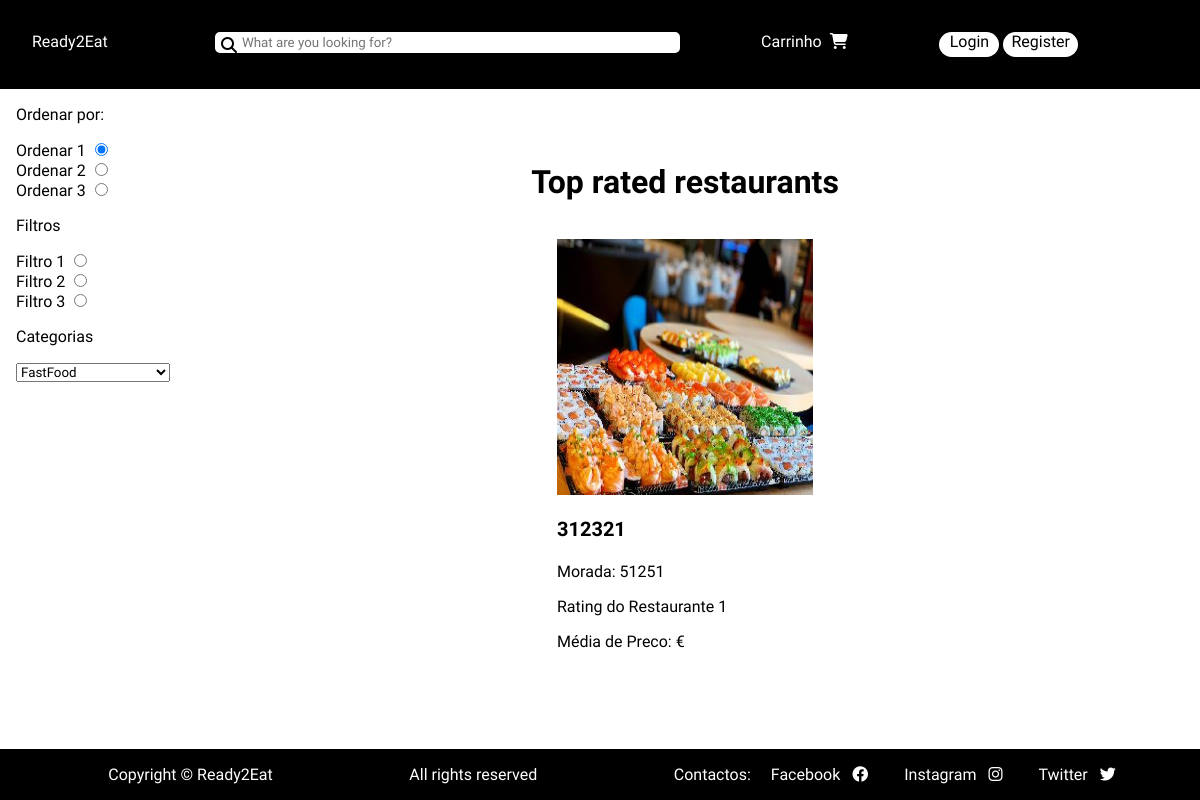
Before: / with the older database file.
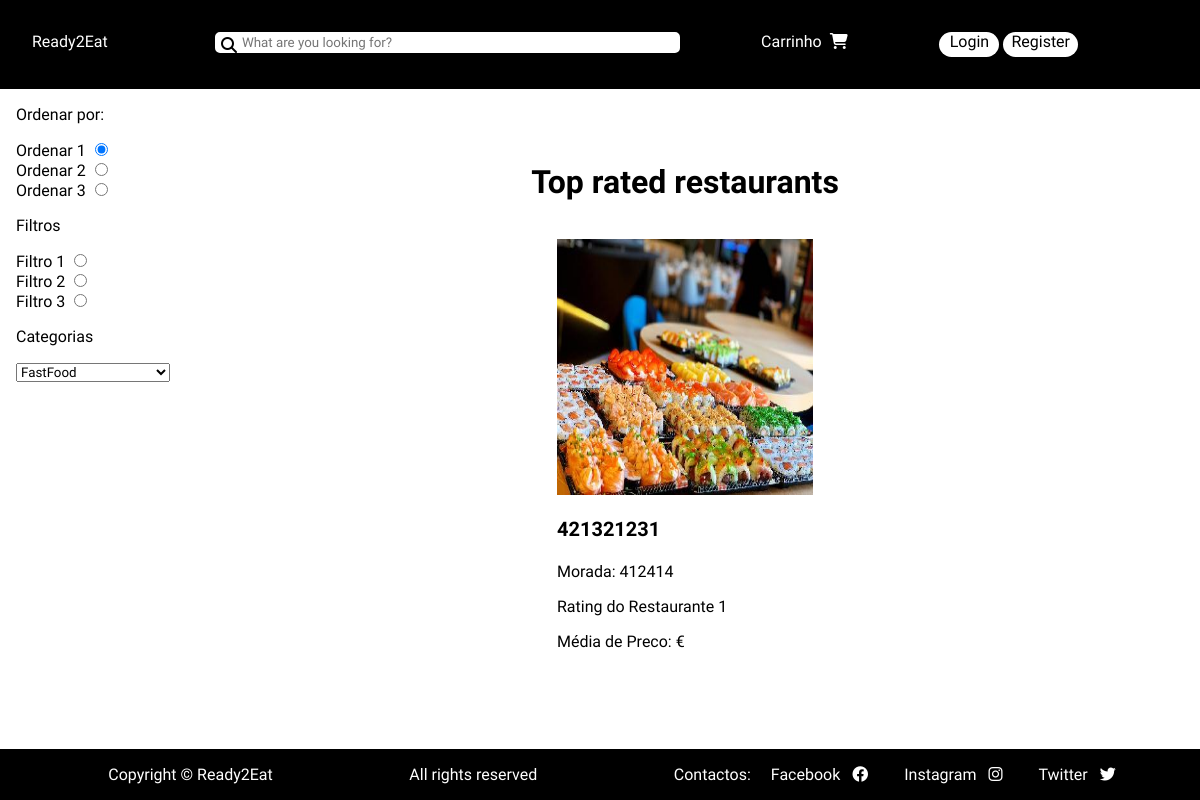
After: the same page with the newer database file.
### tables this page shows
CREATE TABLE Restaurant(
    IdRestaurant INTEGER PRIMARY KEY,
    IdOwner INTEGER,
    IdCategory INTEGER,
    name text not null,
    address text not null,
    avg_review INTEGER,
    CONSTRAINT IdRestaurantOwnerForeignKey FOREIGN KEY (IdOwner) REFERENCES Owner,
    CONSTRAINT IdCategoryForeignKey FOREIGN KEY (IdCategory) REFERENCES Category,
    check(avg_review >= 0 & avg_review <= 5)
);

### utils/session.php (called while the page is built, shortened)
<?php
class Session{
    public function isLoggedIn() : bool{
        return isset($_SESSION['id']);
    }
}
?>

### db/restaurantclass.php (called while the page is built, shortened)
<?php
    class Restaurant{
        static function getAllRestaurants(PDO $db){
            $stmt = $db->prepare('Select * From Restaurant');
            $stmt->execute();
            return $stmt->fetchAll();
        }
    }
?>

### db/categoryclass.php (called while the page is built, shortened)
<?php
    class Category
    {
        static function getAllCategories(PDO $db){
            $stmt = $db->prepare("Select * FROM Category");
            $stmt->execute();
            return $stmt->fetchAll();
        }
    }
?>

### template/mainpagecontent.php (the view, shortened to what this page needs)
<?php
    require_once(__DIR__ . '/../db/categoryclass.php');
function output_main_content(PDO $db, $restaurants, $categories){ ?>
<h1>Top rated restaurants</h1>
    <section id="toprated">
    <?php foreach($restaurants as $restaurant){ ?>
        <article>
            <img src="images/thumbs_medium/restaurant_<?=$restaurant['IdRestaurant']?>.jpg" alt="restaurant profile picture">
            <h2><a href=""><?=$restaurant['name']?></a></h2>
            <p>Morada: <?=$restaurant['address']?></p>
            <p>Rating do Restaurante 1</p>
            <p>Média de Preco: <span>€</span></p>
        </article>
    <?php  } ?>
    </section>
    <aside>
        <section id="orderby">
            <p>Ordenar por:</p>
            <label for="">Ordenar 1
                <input type="radio" name="orderby" checked>
            </label>
            <label for="">Ordenar 2
                <input type="radio" name="orderby">
            </label>
            <label for="">Ordenar 3
                <input type="radio" name="orderby">
            </label>
        </section>
        <section id="filters">
            <p>Filtros</p>
            <label for="">Filtro 1
                <input type="radio" name="filter">
            </label>
            <label for="">Filtro 2
                <input type="radio" name="filter">
            </label>
            <label for="">Filtro 3
                <input type="radio" name="filter">
            </label>
        </section>
        <p>Categorias</p>
        <select>
            <?php
            foreach($categories as $category){ ?>
                <option value="<?=$category['id']?>"><?=$category['CategoryTitle']?></option>
            <?php } ?>
        </select >
    </aside>
<?php } ?>

### index.php
<?php
    require_once ('template/common.php');
    require_once ('template/mainpagecontent.php');
    require_once ('template/modalregisterloginforms.php');
    require_once('utils/session.php');
    require_once('db/connectiondb.php');
    require_once('db/categoryclass.php');
    require_once('db/restaurantclass.php');
    $db = getDatabaseConnection();
    $session = new Session();
    $categories = Category::getAllCategories($db);
    $restaurants = Restaurant::getAllRestaurants($db);
    if($session->isLoggedIn())
        output_header_loggedin($session->getName());
    else
        output_header_notloggedin();
    output_message($session);
    output_main_content($db, $restaurants, $categories);
    output_footer();
    output_modal_register_login_forms();
    echo '</body></html>'
?>

### template/common.php (shortened to what this page needs)
<?php
    require_once(__DIR__ . '/../utils/session.php');
    function output_header_notloggedin(){ ?>
    <!DOCTYPE html>
    <html lang="en">
    <head>
        <link rel="stylesheet" href="../style/style.css">
        <link rel="stylesheet" href="../style/form.css">
        <link rel="stylesheet" href="https://cdnjs.cloudflare.com/ajax/libs/font-awesome/6.1.1/css/all.min.css" />
    </head>
    <body>
    <header>
        <a href="index.php">Ready2Eat</a>
        <a id="shopping-cart" href="">Carrinho</a>
        <a href="#0" id="login">Login</a>
        <a href="#0" id="register">Register</a>
        <section id="searchbar">
            <i class="fa-solid fa-magnifying-glass"></i>
            <input type="text" name="search" placeholder="What are you looking for?">
        </section>
    </header>
<?php    } ?>
<?php   function output_footer() { ?>
        <footer>
            <ul>
                <li>Copyright &#169 Ready2Eat</li>
                <li>All rights reserved</li>
                <li>Contactos:
                    <a href="">
                        Facebook
                        <i class="fa-brands fa-facebook"></i>
                    </a>
                    <a href="">
                        Instagram
                        <i class="fa-brands fa-instagram"></i>
                    </a>
                    <a href="">
                        Twitter
                        <i class="fa-brands fa-twitter"></i>
                    </a>
                </li>
            </ul>
        </footer>
<?php } ?>
<?php function output_message(Session $session){ ?>
    <section id="messages">
    </section>
<?php }?>

### template/modalregisterloginforms.php (shortened to what this page needs)
<?php  function output_modal_register_login_forms() { ?>
    <span id="forms">
    </span>
<?php } ?>

### style/style.css (style rules this page uses)
* { text-decoration: none; font-family: 'Heebo', sans-serif; }
body { margin: 0px; min-height: 100vh; display: grid; grid-template-columns: auto 1fr; grid-template-rows: auto 0.1fr auto 1fr auto; }
header { display: grid; grid-column: 1/3; grid-row-start: 1; grid-row-end: 2; grid-template-columns: 0.2fr 0.5fr auto auto auto; grid-template-rows: auto; }
header { background-color: black; padding: 2em; }
header a { color: white; }
header a:first-child { grid-column-start: 1; grid-column-end: 2; grid-row-start: 1; grid-row-end: 2; }
#searchbar { grid-column-start: 2; grid-column-end: 3; grid-row-start: 1; grid-row-end: 2; position: relative; }
#searchbar input { width: 100%; border-radius: 5px; border-color: white; border-style: solid; width: 95%; padding-left: 25px; }
#searchbar i { position: absolute; left: 6px; top: 5px; }
#shopping-cart { grid-column-start: 3; grid-column-end: 4; grid-row-start: 1; grid-row-end: 2; margin-left: 50%; }
#shopping-cart::after { content: "\f07a"; font-family: "Font Awesome 5 Free"; margin-left: 0.5em;; font-weight: 900; }
header #login { grid-column-start: 4; grid-column-end: 5; grid-row-start: 1; grid-row-end: 2; margin-left: 59%; border-radius: 15px; background: white; width: 60px; height: 25px; text-align: center; color: black; }
header a:nth-child(4) { grid-column-start: 5; grid-column-end: 6; grid-row-start: 1; grid-row-end: 2; margin-left: 1%; border-radius: 15px; background: white; width: 75px; height: 25px; text-align: center; color: black; }
h1 { grid-column-start: 2; grid-column-end: 3; grid-row-start: 3; grid-row-end: 4; text-align: center; font-weight: 900; }
aside { grid-column-start:1; grid-column-end: 2; grid-row-start: 2; grid-row-end: 4; margin-left: 1em; position: sticky; }
footer { list-style-type: none; grid-column-start: 1; grid-column-end: 3; grid-row-start: 5; grid-row-end: 6; background-color: black; position: sticky; top: 100%; }
footer ul { display: flex; flex-direction: row; justify-content: space-around; flex-wrap: nowrap; }
footer ul li { list-style: none; width: auto; }
footer ul li { color: white; float: right; }
footer ul li i { margin-left: 0.5em; }
footer ul li a { margin: 1em; }
footer ul li a { color: white; }
#toprated { grid-column-start: 2; grid-column-end: 3; grid-row-start: 4; grid-row-end: 5; display: flex; justify-content: center; flex-direction: wrap; flex-wrap: wrap; flex-grow: 1; padding-left: 0em; margin-top: 0px; }
#toprated article { margin: 1em; }
#toprated article img { height: 16em; width: 16em; display: block; }
#toprated article h2 a { color:black; font-size: 20px; font-weight: bold; }
#orderby { display: flex; flex-direction: column; }
#filters { display: flex; flex-direction: column; }
#messages { grid-column: 2/3; grid-row: 2/3; }

### style/form.css (style rules this page uses)
* { text-decoration: none; font-family: 'Heebo', sans-serif; }

Changed rows visible on the page:
changed restaurant: name "312321" → "421321231"; address "51251" → "412414"
